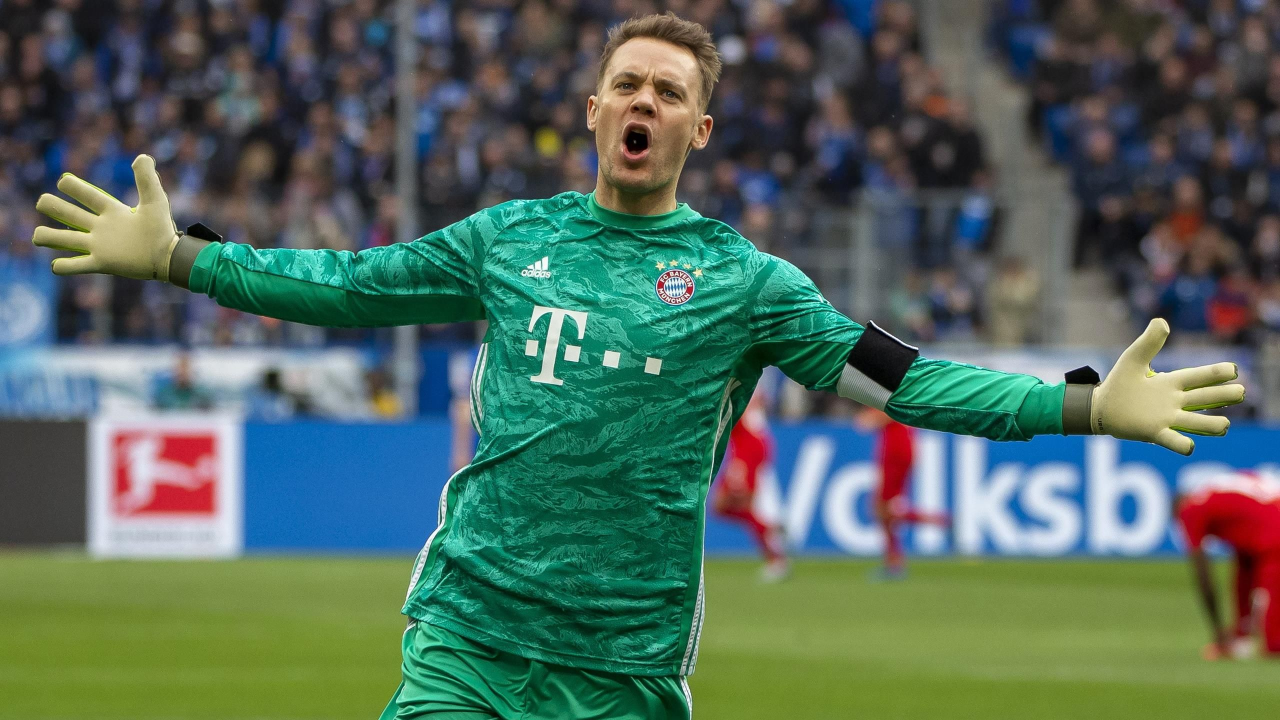
#> input picture neuer_prime.jpg, 2560 x 1440 px (shown at 1/2 size)
$ python test2theo.py
#> lines starting #> are read from the running program, lines starting #| are printed output that depends on the picture
import cv2
import numpy as np
import subprocess

# Chemin vers l'image de fond
background_path = "neuer_prime.jpg"

# Chargement de l'image de fond
background = cv2.imread(background_path)
#> background is the input picture: shape (1440, 2560, 3); mean B, G, R 92.7, 105.2, 82
if background is None:
    raise FileNotFoundError(f"Erreur : Impossible de charger l'image de fond '{background_path}'.")

# Redimensionnement de l'image de fond si nécessaire
window_width, window_height = 800, 600  # Taille de la fenêtre
background = cv2.resize(background, (window_width, window_height))
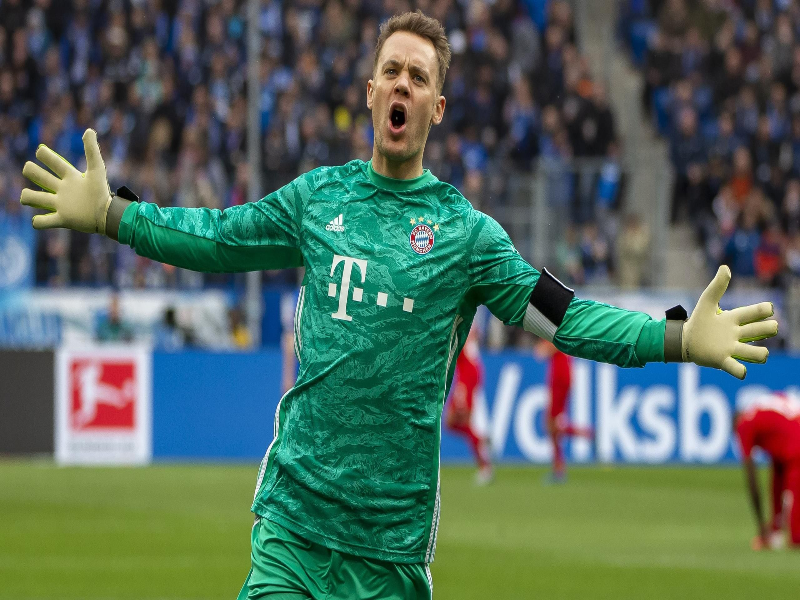
#> background: shape (600, 800, 3); mean B, G, R 92.6, 105.1, 81.9

# Fonction pour détecter les clics sur les boutons
def mouse_event(event, x, y, flags, param):
    if event == cv2.EVENT_LBUTTONDOWN:
        # Vérifiez si le clic est sur un bouton
        if 300 <= x <= 500 and 200 <= y <= 260:  # Bouton "Jouer"
            print("Jouer !")
            subprocess.Popen(["python3", "/home/theo.constantin01/IG3/FASE/neuer_prime/detection_main.py"])

        elif 300 <= x <= 500 and 300 <= y <= 360:  # Bouton "Quitter"
            print("Quitter...")
            cv2.destroyAllWindows()

# Ajouter les boutons par-dessus l'image de fond
def draw_buttons(img):
    # Dessiner le bouton "Jouer"
    cv2.rectangle(img, (300, 200), (500, 260), (0, 255, 0), -1)  # Vert (rempli)
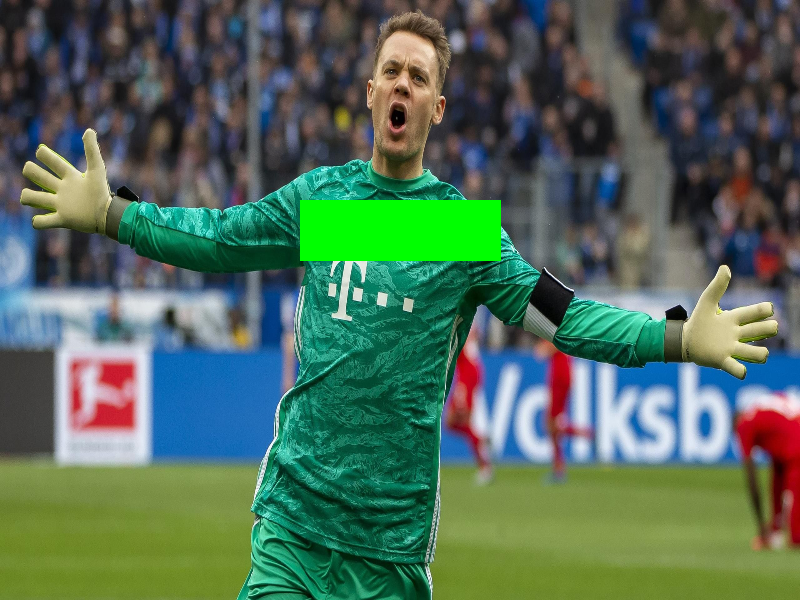
#> img: shape (600, 800, 3); mean B, G, R 89.1, 107.7, 80.6
    cv2.putText(img, "Jouer", (340, 240), cv2.FONT_HERSHEY_SIMPLEX, 1, (0, 0, 0), 2)

    # Dessiner le bouton "Quitter"
    cv2.rectangle(img, (300, 300), (500, 360), (0, 0, 255), -1)  # Rouge (rempli)
    cv2.putText(img, "Quitter", (330, 340), cv2.FONT_HERSHEY_SIMPLEX, 1, (0, 0, 0), 2)
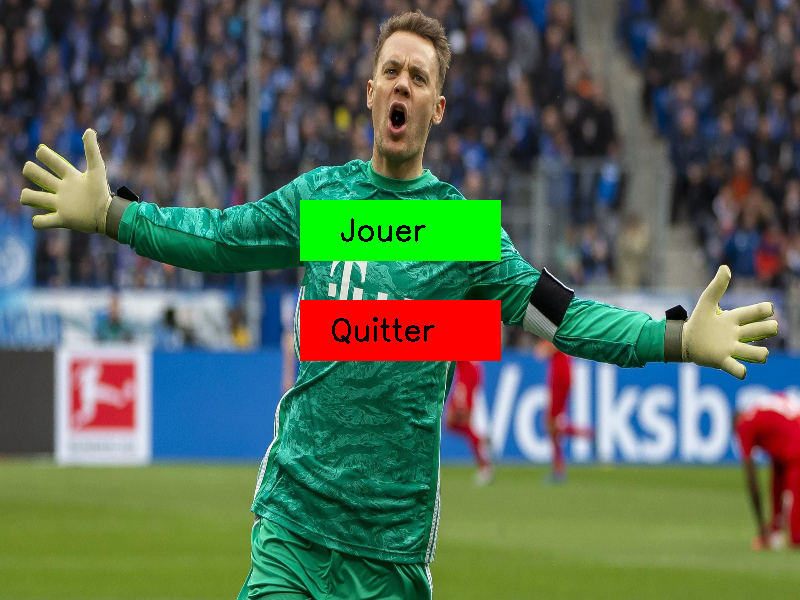
#> img: shape (600, 800, 3); mean B, G, R 86.7, 104.5, 85.7

# Affichage du menu
cv2.namedWindow("Menu")
cv2.setMouseCallback("Menu", mouse_event)

while True:
    # Créer une copie de l'image de fond pour chaque itération
    menu = background.copy()

    # Dessiner les boutons
    draw_buttons(menu)

    # Afficher l'image
    cv2.imshow("Menu", menu)

    # Attendre une touche pour quitter
    if cv2.waitKey(1) & 0xFF == 27:  # Touche Échap
#> (key Esc is pressed here)
        break

cv2.destroyAllWindows()

$ run again, with fond_main.jpg copied over neuer_prime.jpg
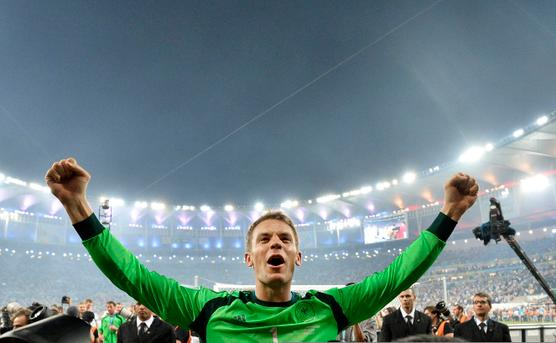
#> input picture fond_main.jpg, 556 x 343 px
#> background is the input picture: shape (343, 556, 3); mean B, G, R 135.2, 131.8, 109.4
#> `background = cv2.resize(background, (window_width, window_height))`:
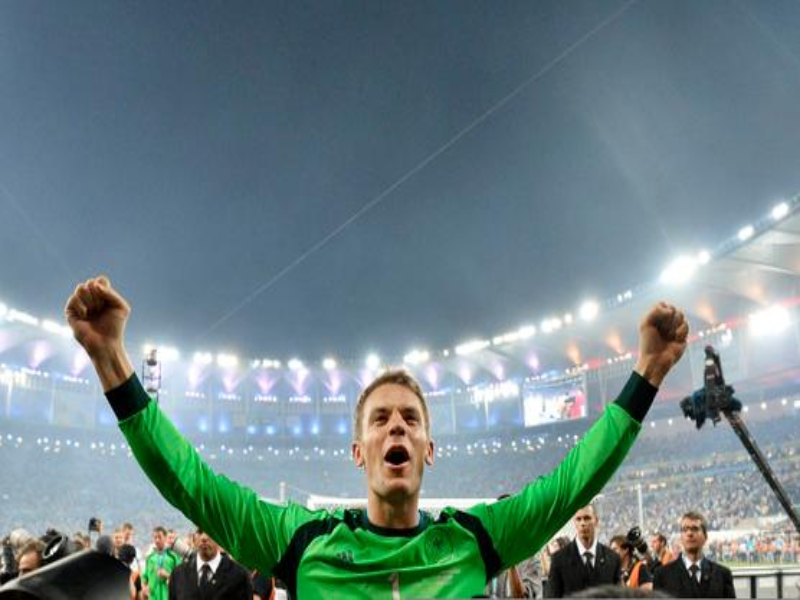
#> background: shape (600, 800, 3); mean B, G, R 135.1, 131.7, 109.3
#> in draw_buttons, `cv2.putText(img, "Quitter", (330, 340), cv2.FONT_HERSHEY_SIMPLEX, 1, (..`:
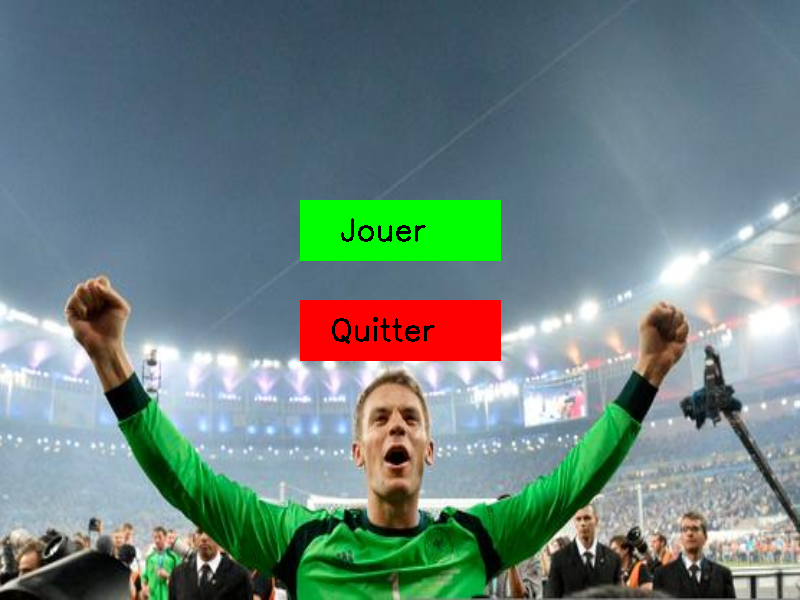
#> img: shape (600, 800, 3); mean B, G, R 127.9, 131.4, 110.1
